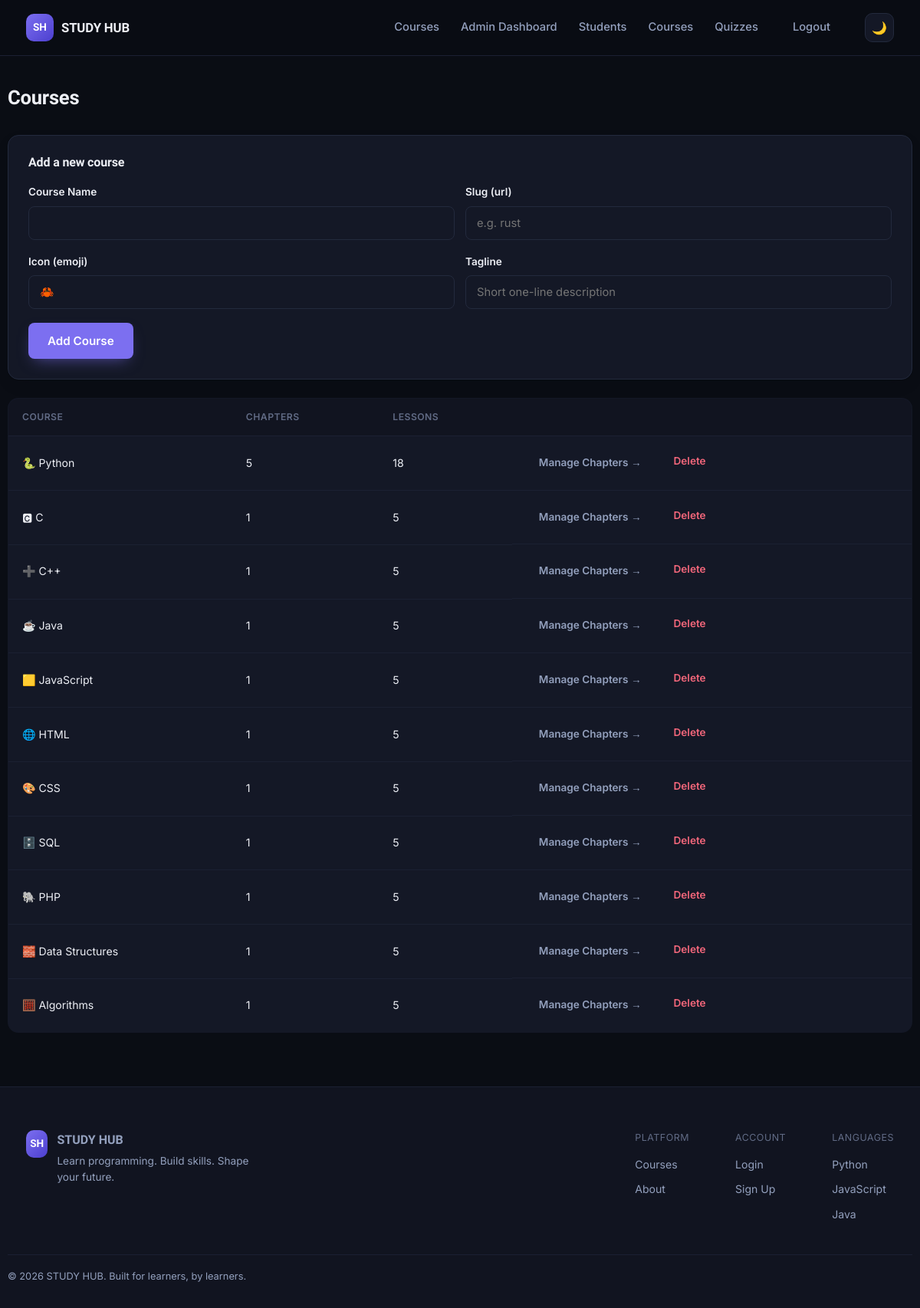
The app's page /admin/courses (signed in) with its own data.
### models.py (models this page shows, shortened)
class Course(db.Model):
    __tablename__ = "courses"
    id = db.Column(db.Integer, primary_key=True)
    name = db.Column(db.String(80), nullable=False)
    slug = db.Column(db.String(80), unique=True, nullable=False)
    icon = db.Column(db.String(10), default="💻")
    tagline = db.Column(db.String(160), default="")
    description = db.Column(db.Text, default="")
    order = db.Column(db.Integer, default=0)
    chapters = db.relationship("Chapter", backref="course", lazy=True,
                                order_by="Chapter.order", cascade="all, delete-orphan")
    def lesson_count(self):
        return sum(len(c.lessons) for c in self.chapters)

### app.py (the view)
@app.route("/admin/courses")
@admin_required
def admin_courses():
    all_courses = Course.query.order_by(Course.order).all()
    return render_template("admin/courses.html", courses=all_courses)

### app.py (called while the page is built)
@login_manager.user_loader
def load_user(user_id):
    if user_id.startswith("student-"):
        return Student.query.get(int(user_id.split("-", 1)[1]))
    if user_id.startswith("admin-"):
        return Admin.query.get(int(user_id.split("-", 1)[1]))
    return None

def admin_required(fn):
    @wraps(fn)
    def wrapper(*args, **kwargs):
        if not current_user.is_authenticated or not isinstance(current_user, Admin):
            flash("Admin login required.", "error")
            return redirect(url_for("admin_login"))
        return fn(*args, **kwargs)
    return wrapper

@app.context_processor
def inject_globals():
    return {"current_year": datetime.utcnow().year}

### templates/admin/courses.html (shortened to what this page needs)
{% extends "base.html" %}
{% block content %}
<div class="container admin-shell">
  <div class="admin-head"><h1>Courses</h1></div>
  <div class="card admin-panel">
    <h3>Add a new course</h3>
    <form method="POST" action="{{ url_for('admin_course_add') }}">
      <div class="field-row">
        <div class="field"><label>Course Name</label><input type="text" name="name" required></div>
        <div class="field"><label>Slug (url)</label><input type="text" name="slug" placeholder="e.g. rust" required></div>
      </div>
      <div class="field-row">
        <div class="field"><label>Icon (emoji)</label><input type="text" name="icon" placeholder="🦀"></div>
        <div class="field"><label>Tagline</label><input type="text" name="tagline" placeholder="Short one-line description"></div>
      </div>
      <button type="submit" class="btn btn-primary">Add Course</button>
    </form>
  </div>
  <table class="admin-table">
    <thead><tr><th>Course</th><th>Chapters</th><th>Lessons</th><th></th></tr></thead>
    <tbody>
      {% for c in courses %}
      <tr>
        <td>{{ c.icon }} {{ c.name }}</td>
        <td>{{ c.chapters|length }}</td>
        <td>{{ c.lesson_count() }}</td>
        <td class="row-actions">
          <a href="{{ url_for('admin_chapters', course_id=c.id) }}" class="btn btn-ghost btn-sm">Manage Chapters →</a>
          <form method="POST" action="{{ url_for('admin_course_delete', course_id=c.id) }}" class="inline-form" onsubmit="return confirm('Delete this course and everything in it?');">
            <button type="submit" class="btn btn-ghost btn-sm" style="color:var(--danger);">Delete</button>
          </form>
        </td>
      </tr>
      {% else %}
      <tr><td colspan="4">No courses yet.</td></tr>
      {% endfor %}
    </tbody>
  </table>
</div>
{% endblock %}

### static/css/style.css (style rules this page uses)
:root { --font-display: "Sora", sans-serif; --font-body: "Inter", sans-serif; --font-mono: "JetBrains Mono", monospace; --radius-sm: 8px; --radius-md: 14px; --radius-lg: 22px; --accent: #7C6FF0; --accent-2: #34D3B0; --accent-3: #F0B84F; --danger: #F1667A; --shadow-card: 0 1px 2px rgba(10, 12, 20, 0.04), 0 8px 24px -12px rgba(10, 12, 20, 0.35); --shadow-pop: 0 20px 60px -20px rgba(20, 10, 60, 0.45); --transition: 160ms cubic-bezier(.4,0,.2,1); }
html[data-theme="dark"] { --bg: #0A0D14; --bg-elevated: #111420; --bg-card: #141826; --bg-card-hover: #181D2E; --border: #232A3D; --border-soft: #1B2032; --text-primary: #EDEFF5; --text-secondary: #93A0BD; --text-muted: #616B85; --code-bg: #0D1017; --nav-bg: rgba(10, 13, 20, 0.82); }
* { box-sizing: border-box; }
html { scroll-behavior: smooth; }
body { margin: 0; background: var(--bg); color: var(--text-primary); font-family: var(--font-body); line-height: 1.6; -webkit-font-smoothing: antialiased; transition: background var(--transition), color var(--transition); }
h1, h2, h3, h4 { font-family: var(--font-display); font-weight: 700; line-height: 1.15; margin: 0 0 .5em; letter-spacing: -0.01em; }
a { color: inherit; text-decoration: none; }
button { font-family: inherit; cursor: pointer; }
.container { max-width: 1180px; margin: 0 auto; padding: 0 24px; }
.btn { display: inline-flex; align-items: center; justify-content: center; gap: 8px; padding: 13px 24px; border-radius: var(--radius-sm); font-weight: 600; font-size: 0.95rem; border: 1px solid transparent; transition: transform var(--transition), background var(--transition), border-color var(--transition), box-shadow var(--transition); white-space: nowrap; }
.btn-primary { background: var(--accent); color: #fff; box-shadow: 0 8px 20px -8px rgba(124, 111, 240, 0.6); }
.btn-ghost { background: transparent; color: var(--text-secondary); border-color: transparent; }
.btn-sm { padding: 9px 16px; font-size: 0.85rem; }
.card { background: var(--bg-card); border: 1px solid var(--border); border-radius: var(--radius-md); box-shadow: var(--shadow-card); transition: transform var(--transition), border-color var(--transition), background var(--transition); }
.field { margin-bottom: 18px; }
.field label { display: block; font-size: 0.85rem; font-weight: 600; margin-bottom: 7px; }
.field input, .field select, .field textarea { width: 100%; padding: 12px 14px; border-radius: var(--radius-sm); border: 1px solid var(--border); background: var(--bg-card); color: var(--text-primary); font-family: inherit; font-size: 0.92rem; transition: border-color var(--transition), box-shadow var(--transition); }
.field-row { display: grid; grid-template-columns: 1fr 1fr; gap: 14px; }
.admin-shell { padding: 40px 0 70px; }
.admin-head { display: flex; justify-content: space-between; align-items: center; margin-bottom: 30px; flex-wrap: wrap; gap: 14px; }
.admin-head h1 { font-size: 1.6rem; margin-bottom: 4px; }
.admin-table { width: 100%; border-collapse: collapse; background: var(--bg-card); border: 1px solid var(--border); border-radius: var(--radius-md); overflow: hidden; }
.admin-table th, .admin-table td { padding: 14px 18px; text-align: left; font-size: 0.88rem; border-bottom: 1px solid var(--border-soft); }
.admin-table th { color: var(--text-muted); font-weight: 600; font-size: 0.76rem; text-transform: uppercase; letter-spacing: .04em; background: var(--bg-elevated); }
.admin-table tr:last-child td { border-bottom: none; }
.inline-form { display: inline; }
.row-actions { display: flex; gap: 8px; }
.admin-panel { padding: 26px; margin-bottom: 24px; }
.admin-panel h3 { font-size: 1rem; margin-bottom: 18px; }

### records on screen
Course: icon "🐍", name "Python", chapters|length "5", lesson_count "18"
Course: icon "🅲", name "C", chapters|length "1", lesson_count "5"
Course: icon "➕", name "C++", chapters|length "1", lesson_count "5"
Course: icon "☕", name "Java", chapters|length "1", lesson_count "5"
Course: icon "🟨", name "JavaScript", chapters|length "1", lesson_count "5"
Course: icon "🌐", name "HTML", chapters|length "1", lesson_count "5"
Course: icon "🎨", name "CSS", chapters|length "1", lesson_count "5"
Course: icon "🗄️", name "SQL", chapters|length "1", lesson_count "5"
Course: icon "🐘", name "PHP", chapters|length "1", lesson_count "5"
Course: icon "🧱", name "Data Structures", chapters|length "1", lesson_count "5"
Course: icon "🧮", name "Algorithms", chapters|length "1", lesson_count "5"
